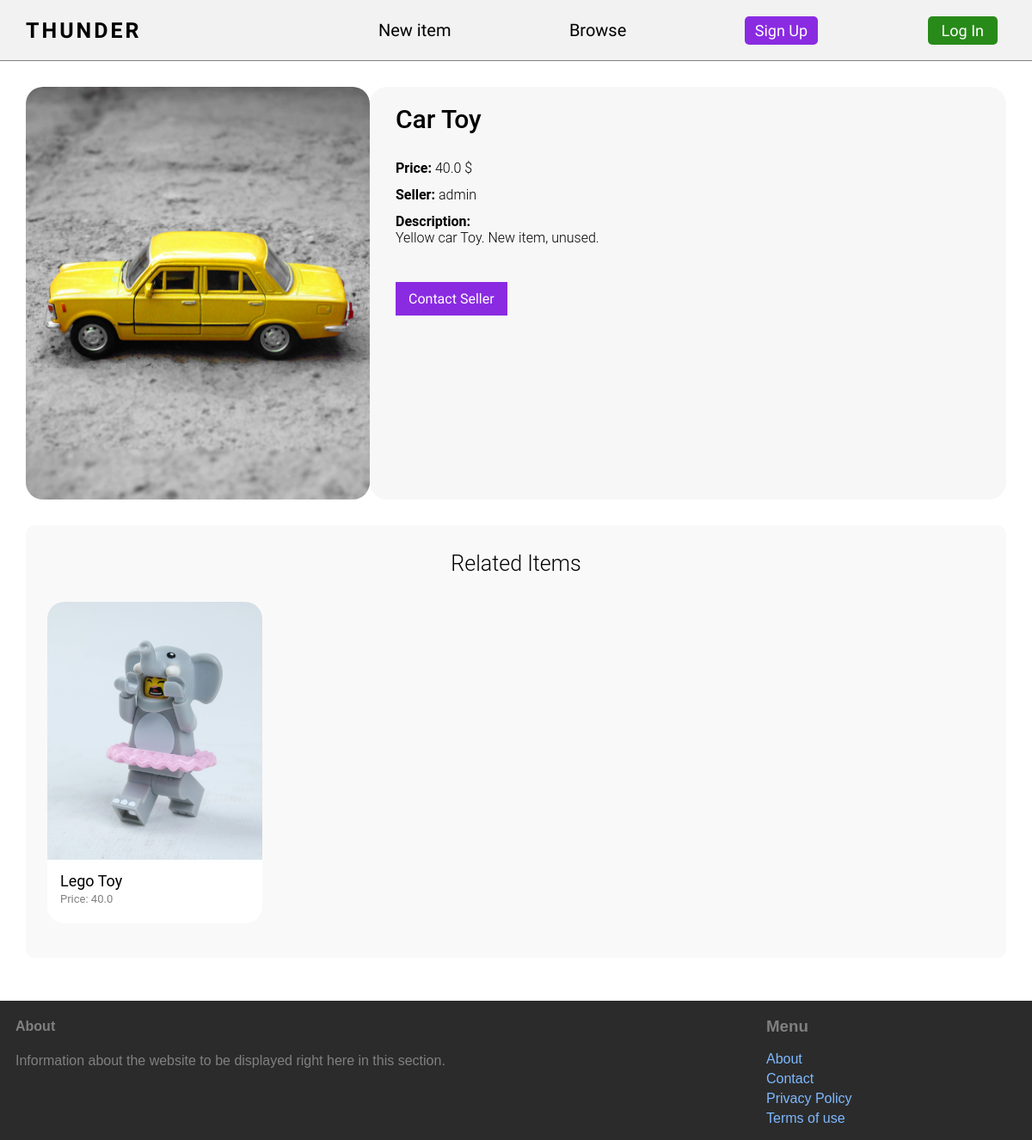
Screenshot of /items/9/ with the database file from the repository.
### item/models.py (models this page shows, shortened)
class Item(models.Model):
    category = models.ForeignKey(Category, related_name='items', on_delete=models.CASCADE)
    name = models.CharField(max_length=100)
    description = models.TextField(blank=True, null=True)
    price = models.FloatField()
    image = models.ImageField(upload_to='item_images')
    is_sold = models.BooleanField(default=False)
    created_at = models.DateTimeField(auto_now_add=True)
    created_by = models.ForeignKey(User, related_name='items', on_delete=models.CASCADE)

### item/views.py (the view)
# urls.py: path('<int:pk>/', views.detail, name='detail'),
def detail(request, pk):
    item = get_object_or_404(Item, pk=pk)
    related_items = Item.objects.filter(category=item.category, is_sold=False).exclude(pk=pk)[:3]
    return render(request, 'item/detail.html', {
        'item': item,
        'related_items': related_items
    })

### item/templates/item/detail.html (shortened to what this page needs)
{% extends 'core/layout.html' %}
{% block content %}
    <div class="detail-container">
            <img src="{{ item.image.url }}" class="detail-image-item" alt="">
        <div class="detail-details">
            <p id="detail-item-title">{{ item.name }}</p>
            <p class=""><strong>Price: </strong>{{ item.price }} $</p>
            <p class=""><strong>Seller: </strong>{{ item.created_by.username }}</p>
            {% if item.description %}
            <p class=""><strong>Description:</strong>
                <br>
                {{ item.description }}
            </p>
            {% endif %}
            {% if request.user == item.created_by %}
                <div class="edit-delete-container">
                    <p class="own-ph">You own this item</p>
                    <a id="own-edit-btn" class="own-btn" href="{% url 'item:edit' item.id %}">Edit</a>
                    <a id="own-delete-btn" class="own-btn" href="{% url 'item:delete' item.id %}">Delete</a>
                </div>
            {% else %}
                <a href="{% url 'conversation:new' item.id %}" style="color: white">
                    <div class="contact-seller-button">
                        Contact Seller
                    </div>
                </a>
            {% endif %}
        </div>
    </div>
    <div class="items-container" id="related-items-container">
        <p class="container-title">Related Items</p>
        {% if related_items %}
        <div class="items-grid">
            {% for item in related_items %}
            <div class="item-card">
                <a href="{% url 'item:detail' item.id %}">
                    <div>
                        <img class="item-image" src="{{ item.image.url }}" alt="">
                    </div>
                    <div class="item-description">
                        <p class="item-name">{{ item.name }}</p>
                        <p class="item-price">Price: {{ item.price }}</p>
                    </div>
                </a>
            </div>
            {% endfor %}
        </div>
        {% else %}
            <p>No related items...</p>
        {% endif %}
    </div>
{% endblock %}

### core/static/core/styles.css (style rules this page uses)
body { margin: 0; }
p { margin: 0; }

### core/static/core/index.css (style rules this page uses)
.item-image { width: 250px; height: 300px; object-fit: cover; object-position: center; }
.items-container { display: flex; flex-direction: column; background-color: rgb(249, 249, 249); align-items: center; margin: 30px 0px; border-radius: 10px; padding-bottom: 40px; }
.container-title { font-size: 25px; font-family: Roboto, Arial, Helvetica, sans-serif; font-weight: 300; margin: 30px 0px; }
.items-grid { display: grid; grid-template-columns: 1fr 1fr 1fr 1fr; column-gap: 30px; row-gap: 50px; }
.item-card { background-color: white; border-radius: 20px; overflow: hidden; transition: transform 0.3s ease, box-shadow 0.3s; }
.item-description { height: 60px; padding-left: 15px; padding-top: 10px; font-family: Roboto, Arial, sans-serif; }
.item-name { font-size: 18px; font-weight: 400; color: black; margin-bottom: 3px; }
.item-price { color: gray; font-size: 13px; }

### core/static/core/detail.css (style rules this page uses)
.detail-image-item { height: 480px; width: 400px; object-fit: cover; object-position: center; border-radius: 20px; }
.detail-container { margin-top: 30px; display: flex; flex-direction: row; justify-content: space-between; }
.detail-details { padding-left: 30px; padding-top: 20px; font-family: Roboto, Arial, sans-serif; border-radius: 20px; width: 63%; background-color: rgb(247, 247, 247); }
.detail-details > p { margin-bottom: 12px; font-weight: 300; }
#detail-item-title { font-size: 30px; font-weight: 500; margin-bottom: 30px; }
.contact-seller-button { display: inline-block; background-color: blueviolet; padding: 10px 15px; margin-top: 30px; font-family: "Tilt Neon", Arial, Helvetica, sans-serif; }
#related-items-container { margin-bottom: 50px; }

### rows the page displays
Item: image (picture), name "Car Toy", price "40.0", created_by.username "admin", description "Yellow car Toy. New item, unused."
Item: image (picture), name "Lego Toy", price "40.0"
